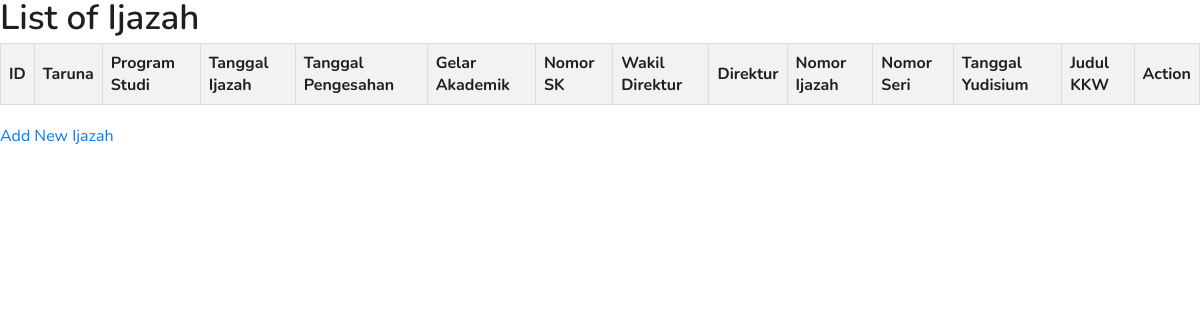
The app's page /index.php/ijazah, older data.
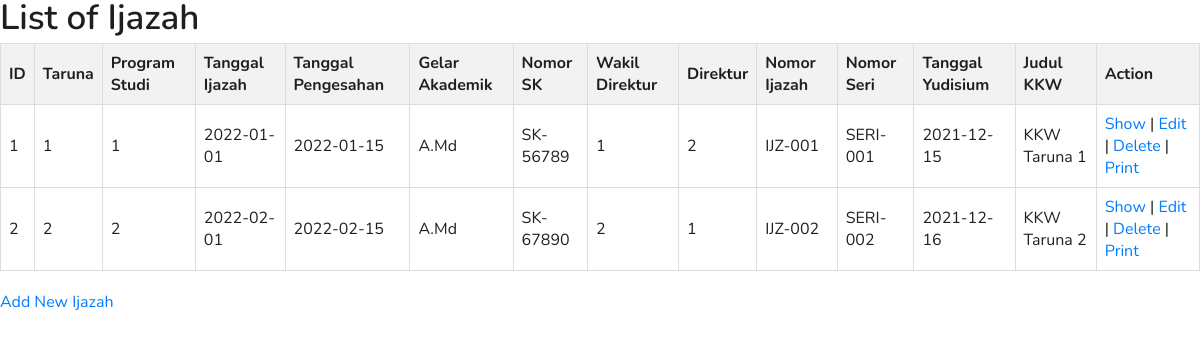
The same page, newer data.
### tables this page shows
CREATE TABLE Ijazah(
    ID INT AUTO_INCREMENT,
    Taruna INT,
    Program_Studi INT,
    Tanggal_Ijazah DATE,
    Tanggal_Pengesahan DATE,
    Gelar_Akademik VARCHAR(255),
    Nomor_SK VARCHAR(255),
    Wakil_Direktur INT,
    Direktur INT,
    Nomor_Ijazah VARCHAR(255),
    Nomor_Seri VARCHAR(255),
    Tanggal_Yudisium DATE,
    Judul_KKW VARCHAR(255),
    PRIMARY KEY(ID),
    FOREIGN KEY (Taruna) REFERENCES Taruna(ID),
    FOREIGN KEY (Program_Studi) REFERENCES Program_Studi(ID),
    FOREIGN KEY (Wakil_Direktur) REFERENCES Pejabat(ID),
    FOREIGN KEY (Direktur) REFERENCES Pejabat(ID)
);

### application/controllers/Ijazah.php (called while the page is built, shortened)
<?php
class Ijazah extends CI_Controller {
    public function __construct() {
        $this->load->model('IjazahModel');
        $this->load->model('TarunaModel');
        $this->load->model('ProgramStudiModel');
        $this->load->model('PejabatModel');
        $this->load->library('form_validation');
    }
    public function index() {
        $data['ijazah'] = $this->IjazahModel->get_all_ijazah();
        $this->load->view('ijazah/index', $data);
    }
}

### index.php (called while the page is built, shortened)
<?php
require_once BASEPATH.'core/CodeIgniter.php';

### application/models/IjazahModel.php (called while the page is built, shortened)
<?php
class IjazahModel extends CI_Model {
    public function get_all_ijazah() {
        $query = $this->db->get('Ijazah');
        return $query->result();
    }
}

### application/views/ijazah/index.php (the view)
<?php $this->load->view('header'); ?>
<h2>List of Ijazah</h2>
<table>
    <thead>
        <tr>
            <th>ID</th>
            <th>Taruna</th>
            <th>Program Studi</th>
            <th>Tanggal Ijazah</th>
            <th>Tanggal Pengesahan</th>
            <th>Gelar Akademik</th>
            <th>Nomor SK</th>
            <th>Wakil Direktur</th>
            <th>Direktur</th>
            <th>Nomor Ijazah</th>
            <th>Nomor Seri</th>
            <th>Tanggal Yudisium</th>
            <th>Judul KKW</th>
            <th>Action</th>
        </tr>
    </thead>
    <tbody>
        <?php foreach ($ijazah as $i): ?>
        <tr>
            <td><?php echo $i->ID; ?></td>
            <td><?php echo $i->Taruna; ?></td>
            <td><?php echo $i->Program_Studi; ?></td>
            <td><?php echo $i->Tanggal_Ijazah; ?></td>
            <td><?php echo $i->Tanggal_Pengesahan; ?></td>
            <td><?php echo $i->Gelar_Akademik; ?></td>
            <td><?php echo $i->Nomor_SK; ?></td>
            <td><?php echo $i->Wakil_Direktur; ?></td>
            <td><?php echo $i->Direktur; ?></td>
            <td><?php echo $i->Nomor_Ijazah; ?></td>
            <td><?php echo $i->Nomor_Seri; ?></td>
            <td><?php echo $i->Tanggal_Yudisium; ?></td>
            <td><?php echo $i->Judul_KKW; ?></td>
            <td>
                <a href="<?php echo base_url('ijazah/show/'.$i->ID); ?>">Show</a> |
                <a href="<?php echo base_url('ijazah/edit/'.$i->ID); ?>">Edit</a> |
                <a href="<?php echo base_url('ijazah/delete/'.$i->ID); ?>">Delete</a> |
                <a href="<?php echo base_url('ijazah/print/'.$i->ID); ?>">Print</a>
            </td>
        </tr>
        <?php endforeach; ?>
    </tbody>
</table>
<a href="<?php echo base_url('ijazah/create'); ?>">Add New Ijazah</a>
<?php $this->load->view('footer'); ?>

### application/views/header.php (shortened to what this page needs)
<!DOCTYPE html>
<html lang="en">
<head>
  <link rel="stylesheet" href="<?php echo base_url('skydash/vendors/feather/feather.css'); ?>">
  <link rel="stylesheet" href="<?php echo base_url('skydash/vendors/ti-icons/css/themify-icons.css'); ?>">
  <link rel="stylesheet" href="<?php echo base_url('skydash/vendors/css/vendor.bundle.base.css'); ?>">
  <link rel="stylesheet" href="<?php echo base_url('skydash/vendors/datatables.net-bs4/dataTables.bootstrap4.css'); ?>">
  <link rel="stylesheet" href="<?php echo base_url('skydash/vendors/ti-icons/css/themify-icons.css'); ?>">
  <link rel="stylesheet" type="text/css" href="<?php echo base_url('skydash/js/select.dataTables.min.css'); ?>">
  <link rel="stylesheet" href="<?php echo base_url('skydash/css/vertical-layout-light/style.css'); ?>">
</head>
<body>

### application/views/footer.php (shortened to what this page needs)
</body>
</html>

### application/views/header.php (style rules this page uses)
table { width: 100%; border-collapse: collapse; margin-bottom: 20px; }
table, th, td { border: 1px solid #ddd; }
th, td { text-align: left; padding: 8px; }
th { background-color: #f2f2f2; }

Row changes from the older to the newer data that the page shows:
added ijazah: ID "1", Taruna "1", Program_Studi "1", Tanggal_Ijazah "2022-01-01", Tanggal_Pengesahan "2022-01-15", Gelar_Akademik "A.Md", Nomor_SK "SK-56789", Wakil_Direktur "1", Direktur "2", Nomor_Ijazah "IJZ-001", Nomor_Seri "SERI-001", Tanggal_Yudisium "2021-12-15", Judul_KKW "KKW Taruna 1"
added ijazah: ID "2", Taruna "2", Program_Studi "2", Tanggal_Ijazah "2022-02-01", Tanggal_Pengesahan "2022-02-15", Gelar_Akademik "A.Md", Nomor_SK "SK-67890", Wakil_Direktur "2", Direktur "1", Nomor_Ijazah "IJZ-002", Nomor_Seri "SERI-002", Tanggal_Yudisium "2021-12-16", Judul_KKW "KKW Taruna 2"
